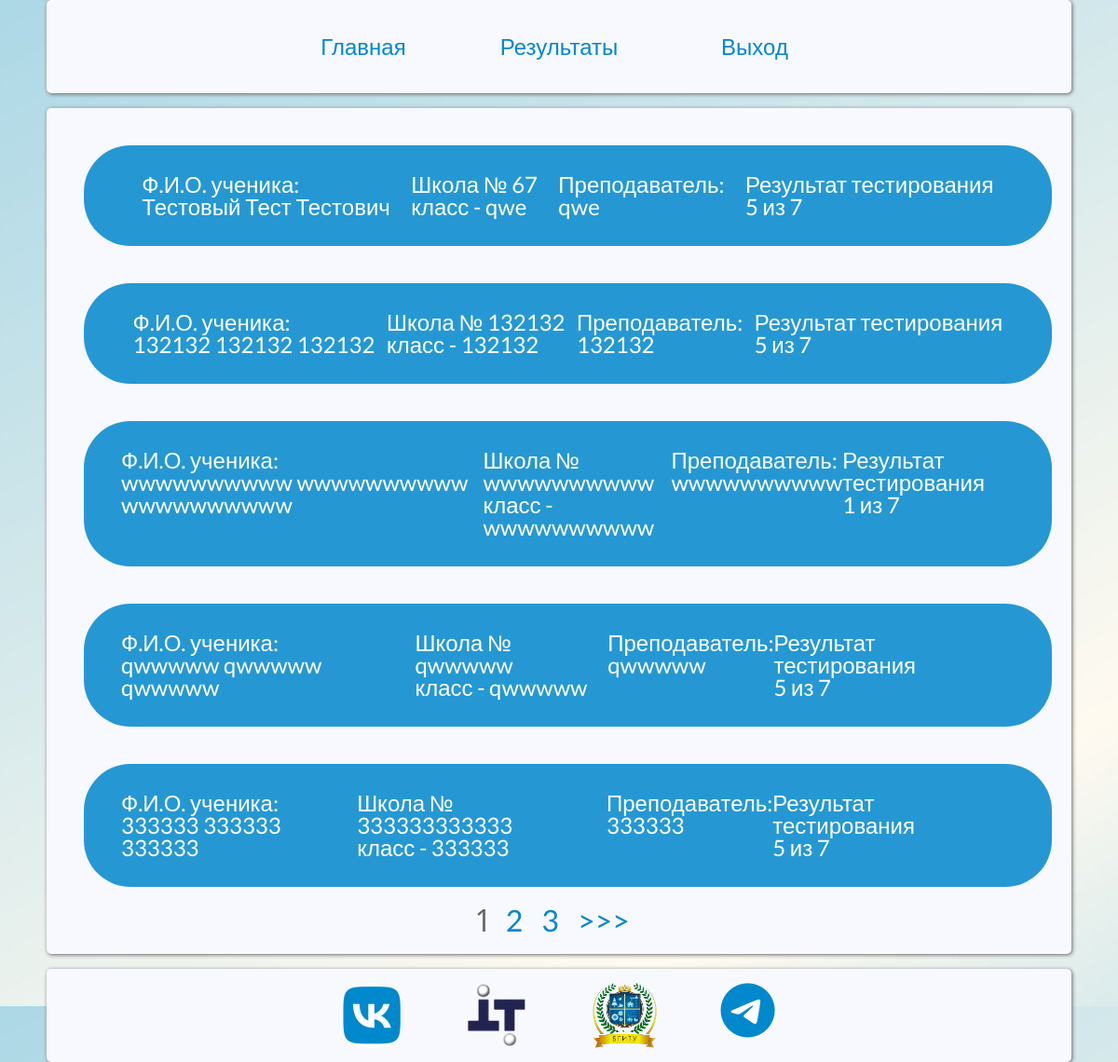
The page /admin/test_result (signed in) on the database as committed earlier.
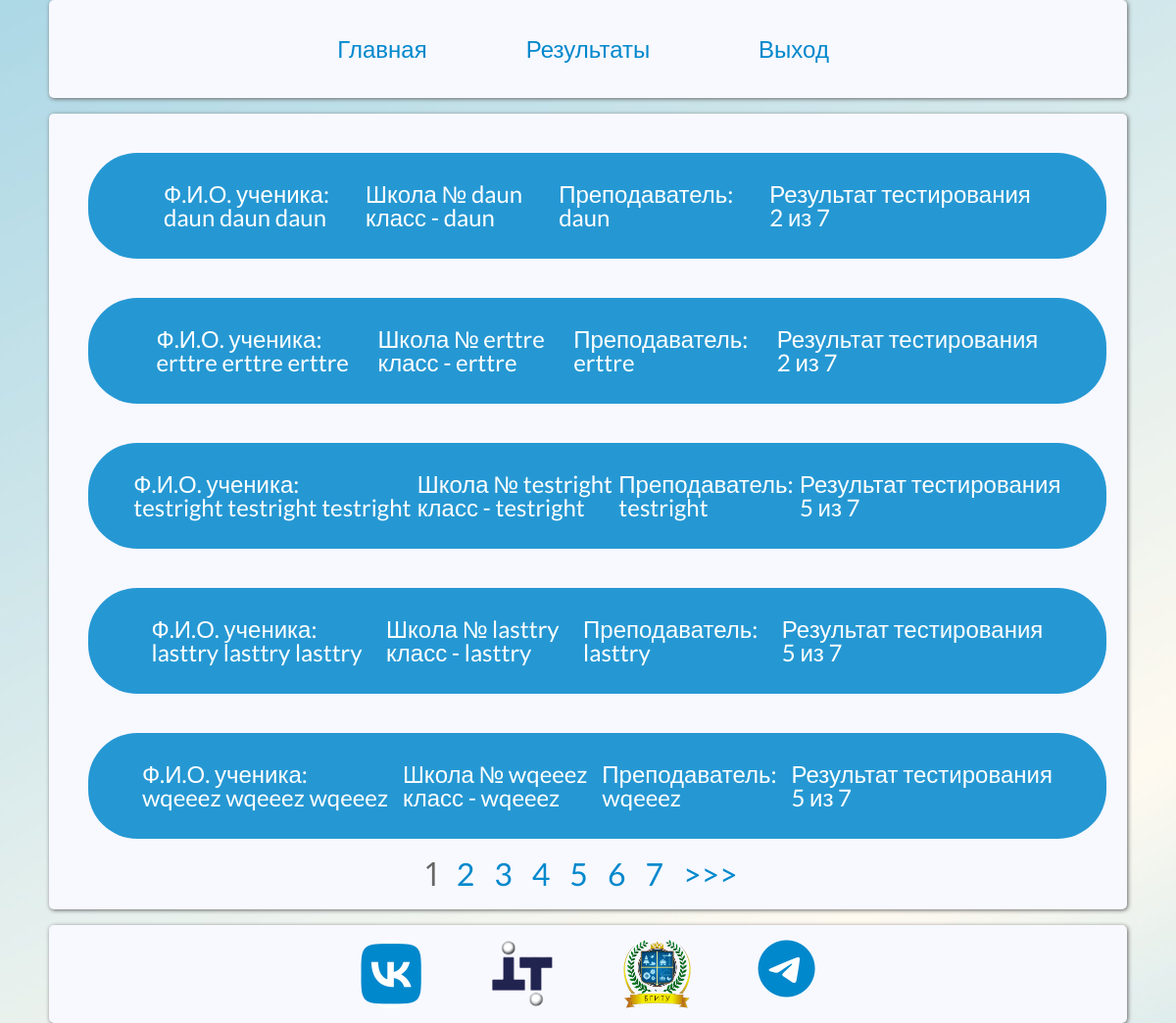
The same page on the database as committed later.
### app/models.py (models this page shows, shortened)
class Test_result(db.Model):
    __tablename__ = 'test_result'
    id = db.Column(db.Integer, primary_key=True)
    test = db.Column(db.Integer, db.ForeignKey('test.id'), nullable=True)
    user = db.Column(db.Integer, db.ForeignKey('user.id'), nullable=True)
    grade = db.Column(db.Integer)
    date_time = db.Column(db.DateTime)

class User(UserMixin, db.Model):
    __tablename__ = 'user'
    id = db.Column(db.Integer, primary_key=True)
    surname = db.Column(db.String(50), nullable=False)
    name = db.Column(db.String(50), nullable=False)
    patronomyc = db.Column(db.String(50), nullable=True)
    school = db.Column(db.String(120), nullable=False)
    s_class = db.Column(db.String(10), nullable=False)
    s_teacher = db.Column(db.String(60), nullable=False)
    login = db.Column(db.String(40), nullable=False)
    password = db.Column(db.String(128), nullable=False)
    usertype = db.Column(db.String(20),nullable= False)

### app/routes.py (the view)
@app.route('/admin/test_result')
def test_result():
    user = User.query.filter_by(id=current_user.id).first()
    page = request.args.get('page', 1, type=int)
    pagination = db.session.query(Test_result.user, Test_result.grade, Test_result.date_time, User.name, User.surname,
                                  User.patronomyc, User.school, User.s_class, User.s_teacher).filter(
        Test_result.user == User.id).filter(Test_result.test == Test.id).order_by(Test_result.user.desc()).paginate(
        page=page, per_page=5)
    if user.usertype == "Администратор":
        return render_template('test_result.html',pagination=pagination,title="Просмотр результатов",menu=admin_menu)
    elif user.usertype == "Пользователь":
        return redirect(url_for('test_9c',menu=user_menu))

### app/routes.py (called while the page is built)
@Login_Manager.user_loader
def load_user(user_id):
    return User.query.get(int(user_id))

### app/templates/test_result.html (shortened to what this page needs)
{% extends "base.html" %}
{% block content %}
    <div class="result_wrapper">
        {% for i in pagination.items %}
            <div class="res-item">
                <p>Ф.И.О. ученика: <br>{{ i.surname }} {{ i.name }} {{ i.patronomyc }}</p>
                <p>Школа № {{ i.school }} <br> класс - {{ i.s_class }}</p>
                <p>Преподаватель: <br>{{ i.s_teacher }}</p>
                <p>Результат тестирования <br> {{ i.grade }} из 7
                </p>
            </div>
        {% endfor %}
        <div class="pagination">
            {% for number in pagination.iter_pages() %}
                {% if pagination.page != number %}
                    <span>
                    <a class='page-number'
                       href="{{ url_for('.test_result', page=number) }}">
                    {{ number }}
                    </a>
            </span>
                {% else %}
                    <span class='current-page-number'>{{ number }}</span>
                {% endif %}
            {% endfor %}
            {% if pagination.has_next %}
                <span>
            <a class='page-number'
               href="{{ url_for('.test_result', page=pagination.next_num) }}">
                {{ '>>>' }}
            </a>
        </span>
            {% endif %}
        </div>
    </div>
{% endblock %}

Rows that differ between the two databases and show on the page:
no longer on this page (row unchanged): Test_result: surname "Тестовый", name "Тест", patronomyc "Тестович", school "67", s_class "qwe", s_teacher "qwe", grade "5"
no longer on this page (row unchanged): Test_result: surname "132132", name "132132", patronomyc "132132", school "132132", s_class "132132", s_teacher "132132", grade "5"
no longer on this page (row unchanged): Test_result: surname "wwwwwwwwww", name "wwwwwwwwww", patronomyc "wwwwwwwwww", school "wwwwwwwwww", s_class "wwwwwwwwww", s_teacher "wwwwwwwwww", grade "1"
no longer on this page (row unchanged): Test_result: surname "qwwwww", name "qwwwww", patronomyc "qwwwww", school "qwwwww", s_class "qwwwww", s_teacher "qwwwww", grade "5"
no longer on this page (row unchanged): Test_result: surname "333333", name "333333", patronomyc "333333", school "333333333333", s_class "333333", s_teacher "333333", grade "5"
added Test_result: surname "daun", name "daun", patronomyc "daun", school "daun", s_class "daun", s_teacher "daun", grade "2"
added Test_result: surname "erttre", name "erttre", patronomyc "erttre", school "erttre", s_class "erttre", s_teacher "erttre", grade "2"
added Test_result: surname "testright", name "testright", patronomyc "testright", school "testright", s_class "testright", s_teacher "testright", grade "5"
added Test_result: surname "lasttry", name "lasttry", patronomyc "lasttry", school "lasttry", s_class "lasttry", s_teacher "lasttry", grade "5"
added Test_result: surname "wqeeez", name "wqeeez", patronomyc "wqeeez", school "wqeeez", s_class "wqeeez", s_teacher "wqeeez", grade "5"
Other text that changed with them:
new list line: "4"
new list line: "5"
new list line: "6"
new list line: "7"
